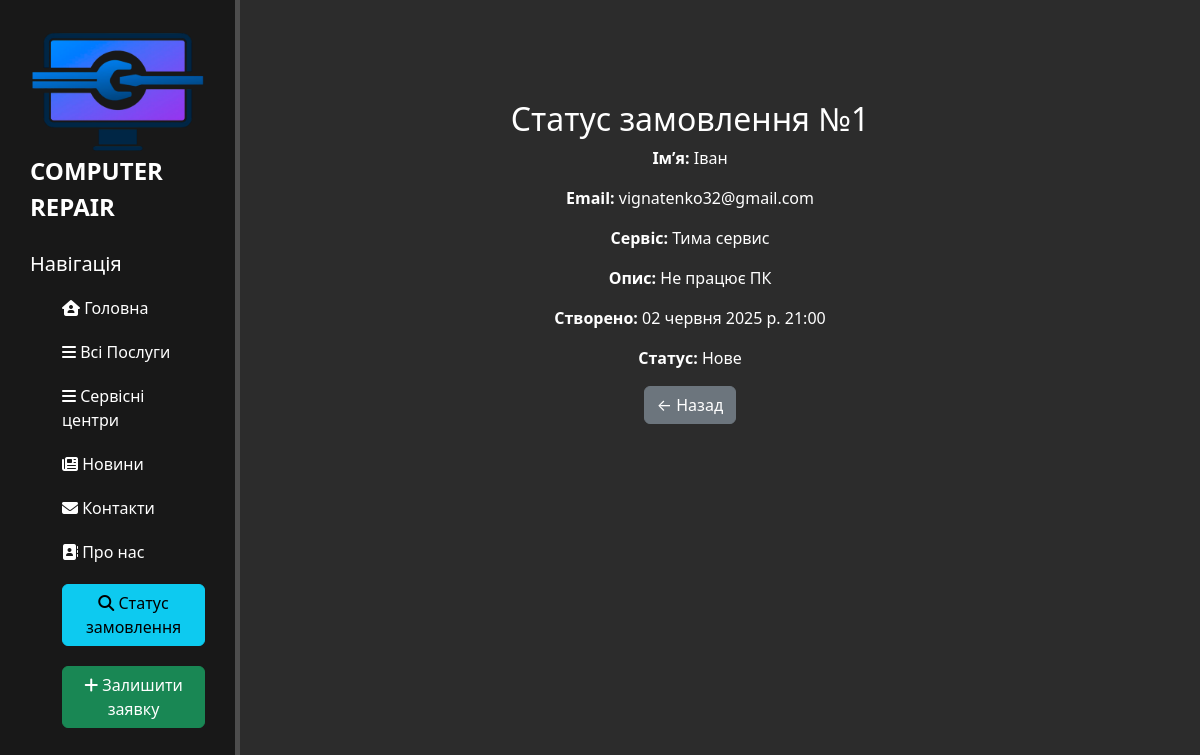
Page /orders/status/1/ on the committed database.
### orders/models.py (models this page shows, shortened)
class Order(models.Model):
    STATUS_CHOICES = [
        ('new', 'Нове'),
        ('processing', 'В обробці'),
        ('completed', 'Завершено'),
        ('rejected', 'Відхилено'),
    ]
    name = models.CharField("Ваше ім’я", max_length=100)
    email = models.CharField("Email/Телефон/Telegram", max_length=20, blank=True)
    description = models.TextField("Опис проблеми")
    service = models.ForeignKey(Service, on_delete=models.CASCADE, verbose_name="Сервіс")
    created_at = models.DateTimeField(auto_now_add=True)
    status = models.CharField(
        max_length=20,
        choices=STATUS_CHOICES,
        default='new',
        verbose_name="Статус"
    )

### services/models.py (models this page shows, shortened)
class Service(models.Model):
    name = models.CharField("Назва сервісу", max_length=100)
    address = models.CharField("Адреса", max_length=250)
    work_time = models.CharField("Графік роботи", max_length=100)
    description = models.TextField("Опис", blank=True)
    contact_info = models.CharField("Контактні дані", max_length=250, blank=True)
    image = models.ImageField("Зображення", upload_to='services/', blank=True, null=True)

### orders/views.py (the view)
# urls.py: path('status/<int:order_id>/', views.order_status, name='order_status'),  # показ статусу
def order_status(request, order_id):
    try:
        order = Order.objects.get(id=order_id)
    except Order.DoesNotExist:
        error = "Замовлення з таким номером не знайдено."
        return render(request, 'orders/order_lookup.html', {'error': error})
    return render(request, 'orders/order_status.html', {'order': order})

### orders/templates/orders/order_status.html (shortened to what this page needs)
{% extends 'main/layout.html' %}
{% block content %}
<div class="features">
    <h2>Статус замовлення №{{ order.id }}</h2>
    <p><strong>Ім’я:</strong> {{ order.name }}</p>
    <p><strong>Email:</strong> {{ order.email }}</p>
    <p><strong>Сервіс:</strong> {{ order.service.name }}</p>
    <p><strong>Опис:</strong> {{ order.description }}</p>
    <p><strong>Створено:</strong> {{ order.created_at }}</p>
    <p><strong>Статус:</strong> {{ order.get_status_display }}</p>
    <a href="{% url 'order_lookup' %}" class="btn btn-secondary">← Назад</a>
</div>
{% endblock %}

### main/static/main/css/main.css (style rules this page uses)
body { background: #2c2c2c; }
main .features { float: left; color: #fff; margin-top: 100px; text-align: center; width: 75%; }

### main/templates/main/layout.html (style rules this page uses)
a { text-decoration: none; }

### rows in the picture
Order: id "1", name "Іван", email "vignatenko32@gmail.com", service.name "Тима сервис", description "Не працює ПК", created_at "02 червня 2025 р. 21:00", status "Нове"
